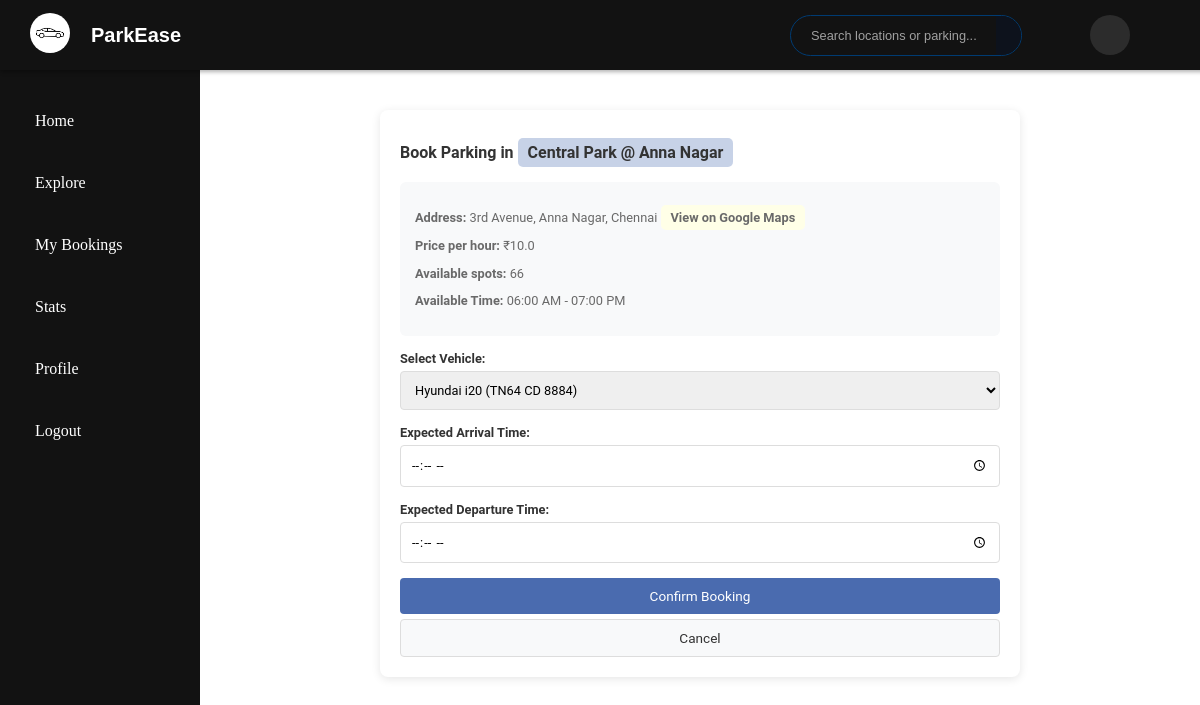
Screenshot of /user/book/2 (signed in) with the database file from the repository.
### model.py (models this page shows, shortened)
class ParkingLot(db.Model):
    id = db.Column(db.Integer, primary_key=True)
    prime_location_name = db.Column(db.String(100))
    price_per_hour = db.Column(db.Float)
    max_parking_spots = db.Column(db.Integer, nullable=False)
    available_spots = db.Column(db.Integer, nullable=False)
    available_from = db.Column(db.Time)
    available_to = db.Column(db.Time)
    is_active = db.Column(db.Boolean, default=True)
    image_url = db.Column(db.String)
    admin_notes = db.Column(db.Text)
    location_id = db.Column(db.Integer, db.ForeignKey('location.id'), nullable=False)
    spots = db.relationship('ParkingSpot', backref='lot', cascade='all, delete-orphan', lazy=True)

class Location(db.Model):
    id = db.Column(db.Integer, primary_key=True)
    name = db.Column(db.String(100), nullable=False)
    address = db.Column(db.String(200), nullable=False)
    pin_code = db.Column(db.String(10))
    parking_lots = db.relationship('ParkingLot', backref='location_ref', lazy=True)

### routes/user_routes.py (the view, shortened to what this page needs)
@user_bp.route('/book/<int:lot_id>', methods=['GET', 'POST'])
@login_required
def book_parking(lot_id):
    parking_lot = ParkingLot.query.options(
        joinedload(ParkingLot.spots)
    ).get_or_404(lot_id)
    if not parking_lot.is_active:
        flash('This parking lot is currently unavailable', 'error')
        return redirect(url_for('user.locations'))
    user = current_user
    if user.is_flagged:
        flash('Booking failed!', 'warning')
        flash('Your profile is flagged by admin and the account is currently inactive. Please contact the admin.', 'error')
        return render_template('user/user_login.html')
    if not user.firstname or not user.email or not user.phone:
        flash('Please complete your profile information before booking a parking.', 'error')
        return redirect(url_for('user.edit_profile'))
    vehicles = user.vehicles
    if not vehicles:
        flash('You need to add a vehicle before booking', 'error')
        return redirect(url_for('user.add_vehicle'))
    all_spots = parking_lot.spots
    available_spots = [spot for spot in all_spots if spot.status == 'A']
    return render_template('partials/_book_parking.html',
                         parking_lot=parking_lot,
                         vehicles=vehicles,
                         available_spots_count=len(available_spots))

### app.py (called while the page is built)
@login_manager.user_loader
def load_user(user_id):
    user = User.query.get(user_id)
    return user

### model.py (called while the page is built)
    @property
    def is_flagged(self):
        latest_flag = sorted(self.flags, key=lambda f: f.flag_date, reverse=True)
        return latest_flag[0].is_flagged if latest_flag else False

### templates/partials/_book_parking.html (shortened to what this page needs)
{% extends 'user/udash_base.html' %}
{% block custom_styles %}
<link rel="stylesheet" href="{{ url_for('static', filename='style/partials/_book_parking.css') }}">
{% endblock %}
{% block body %}
{% block content %}
<div class="booking-container">
    <h2>Book Parking in
        <span
            style="text-decoration: none; color: inherit; font-weight: 600; background-color: #4a6caf4e; padding: 5px 10px 5px 10px; font-family:roboto; border-radius: 5px;">
            {{ parking_lot.prime_location_name }} @ {{ parking_lot.location_ref.name }}
        </span>
    </h2>
    <div class="lot-info">
        <p><strong>Address:</strong> {{ parking_lot.location_ref.address }}
            <a href="https://www.google.com/maps/search/?api=1&query={{ parking_lot.location_ref.address|urlencode }}"
                target="_blank" rel="noopener noreferrer"
                style="text-decoration: none; color: inherit; font-weight: 600; background-color: #ffffe7; padding: 5px 10px 5px 10px; font-family:roboto; border-radius: 5px;">View
                on Google Maps </a>
        </p>
        <p><strong>Price per hour:</strong> ₹{{ parking_lot.price_per_hour }}</p>
        <p><strong>Available spots:</strong> {{ available_spots_count }}</p>
        <p><strong>Available Time:</strong> {{ parking_lot.available_from.strftime('%I:%M %p') }} - {{
            parking_lot.available_to.strftime('%I:%M %p') }}</p>
    </div>
    <form method="POST" class="booking-form">
        <div class="form-group">
            <label for="vehicle_id">Select Vehicle:</label>
            <select name="vehicle_id" id="vehicle_id" required>
                {% for vehicle in vehicles %}
                <option value="{{ vehicle.id }}">
                    {{ vehicle.vehicle_name }} ({{ vehicle.license_plate }})
                </option>
                {% endfor %}
            </select>
        </div>
        <div class="form-group">
            <label for="expected_arrival">Expected Arrival Time:</label>
            <input type="time" name="expected_arrival" id="expected_arrival" required>
        </div>
        <div class="form-group">
            <label for="expected_departure">Expected Departure Time:</label>
            <input type="time" name="expected_departure" id="expected_departure" required>
        </div>
        <div class="form-group">
            <button type="submit" class="book-btn">Confirm Booking</button>
            <a href="{{ url_for('user.locations') }}" class="cancel-btn">Cancel</a>
        </div>
    </form>
</div>
{% endblock %}
{% endblock %}

### static/style/partials/_book_parking.css (style rules this page uses)
.booking-container { max-width: 600px; margin: 20px auto; padding: 20px; background: white; border-radius: 8px; box-shadow: 0 2px 10px rgba(0,0,0,0.1); }
.booking-container h2 { font-size: 1rem; font-weight: 600; font-family: 'Roboto', sans-serif; margin-bottom: 20px; color: #333; }
.lot-info { margin-bottom: 15px; font-size: 0.8rem; padding: 15px; color: #696969; font-family: 'Roboto', sans-serif; background: #f8f9fa; border-radius: 6px; }
.booking-form { display: flex; flex-direction: column; font-family: 'Roboto', sans-serif; gap: 15px; }
.form-group { display: flex; flex-direction: column; gap: 5px; }
.form-group label { font-weight: bold; font-size: 0.8rem; color: #333; }
.form-group select, .form-group input { padding: 10px; border: 1px solid #ddd; border-radius: 4px; font-size: 0.8rem; font-family: 'Roboto', sans-serif; }
.book-btn { background: #4a6baf; color: white; padding: 10px 15px; border: none; border-radius: 4px; cursor: pointer; font-size: 0.85rem; font-family: 'Roboto', sans-serif; }
.cancel-btn { background: #f8f9fa; color: #333; padding: 10px 15px; border: 1px solid #ddd; border-radius: 4px; text-decoration: none; text-align: center; font-size: 0.85rem; font-family: 'Roboto', sans-serif; }

### rows the page displays
ParkingLot: prime_location_name "Central Park", price_per_hour "10.0", available_from "06:00 AM", available_to "07:00 PM"
Location: location_ref.name "Anna Nagar", location_ref.address "3rd Avenue, Anna Nagar, Chennai"

### other values shown
{{ available_spots_count }} "66"
form field vehicle_id "Hyundai i20 (TN64 CD 8884)"
